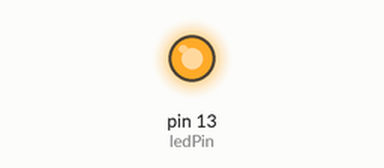
Simulated run of this sketch. Board: Arduino Uno, built with avr-gcc and run on an emulated ATmega328P. Parts: output pins drawn as LEDs (lit = HIGH).

Above: at 0.9 s.
At 3.4 s:
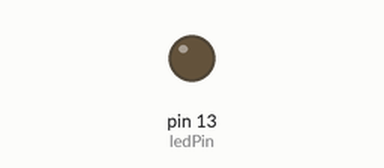
Timing chart, 0 to 5.2 s (numbered marks = the images above):
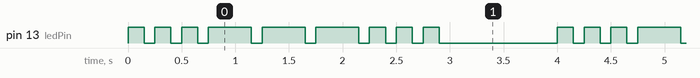

Measured:
- by itself, pin 13 (ledPin): repeats every 4.0 s: 2 × (LOW 0.10 s, HIGH 0.15 s), 3 × (LOW 0.10 s, HIGH 0.40 s), 3 × (LOW 0.10 s, HIGH 0.15 s), LOW 1.1 s, HIGH 0.15 s
- by itself, everything shown: repeats every 4.0 s, in 18 steps

The sketch:

SOS.ino
```cpp
int ledPin=13;//Output pin: 13 (LED)

void morseS() {
  // short morse code
  digitalWrite(ledPin,HIGH);
  delay(150);
  digitalWrite(ledPin,LOW);
  delay(100);
}

void morseL() {
  // long morse code
  digitalWrite(ledPin,HIGH);
  delay(400);
  digitalWrite(ledPin,LOW);
  delay(100);
}

void setup() {
  // put your setup code here, to run once:
  pinMode(ledPin,OUTPUT);
}

void loop() {
  // put your main code here, to run repeatedly:
  //S=***
  morseS();
  morseS();
  morseS();
  //O= - - -
  morseL();
  morseL();
  morseL();
  //S=***
  morseS();
  morseS();
  morseS();
  delay(1000);
}
```
